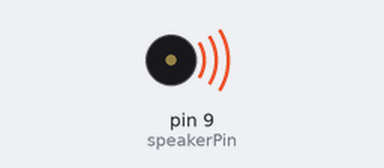
Bench run of a sketch on a simulated Arduino Uno, built with avr-gcc and run on an emulated ATmega328P. On the bench: buzzer (waves = sounding).

Above: at 0.1 s.
Timing chart, 0 to 1.6 s (numbered marks = the images above):
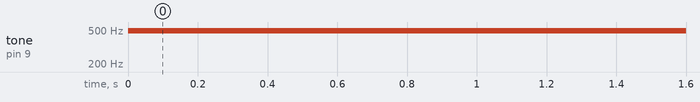

The sketch:

1_pwm.ino
```cpp
int speakerPin = 9; // connect speaker to digital pin 9

void setup() {

  pinMode(speakerPin, OUTPUT); // set the speaker pin as an output

}

void loop() {

  // generate a 1 kHz tone with 50% duty cycle (i.e., a 50% PWM signal)

  analogWrite(speakerPin, 127);

  delay(10); // wait for 500 milliseconds

  analogWrite(speakerPin, 0); // turn off the tone

  delay(20); // wait for another 500 milliseconds

}
```

Measured:
- by itself, tone on pin 9 (speakerPin): silent → 490 Hz at 0.00 s
